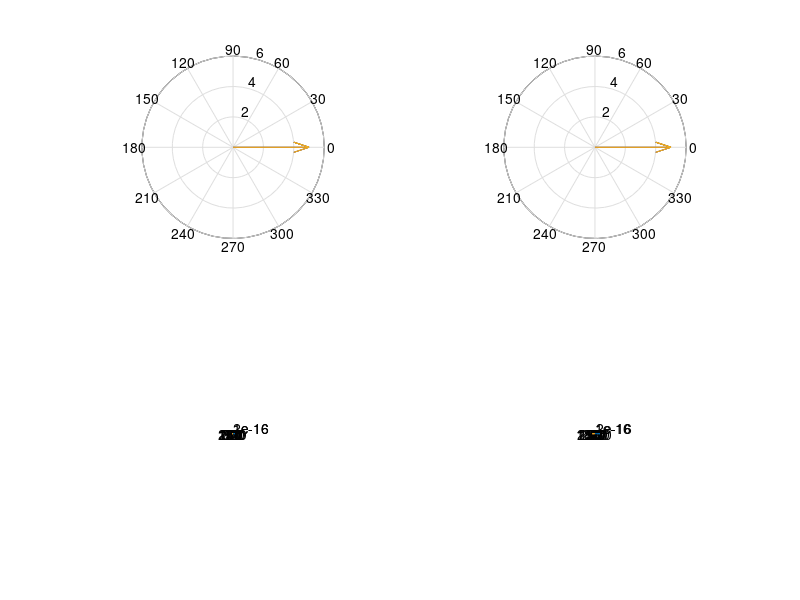

This chart was generated by the following MATLAB code:
clc
clear all
close all
ch = menu('Which form you went to input?','a+ib','exponantial');
if( ch ==1 )
    Va = input('Va = ');
    Vb = input('Vb = ');
    Vc = input('Vc = ');
   
    V =[Va;Vb;Vc];
   
    a = -.5 + (3^.5)*1i/2
    a2 = a*a;
    
    Va0=(Va+Vb+Vc)/3; %Zero sequence%
    Va1=(Va+a*Vb+a2*Vc)/3; %positive sequence%
    Va2=(Va+a2*Vb+a*Vc)/3; %negative Sequence%
    %--Relation between  'a' phase  to  other phase component---%
    Vb0 = Va0;
    Vc0 = Va0;
    Vb1 = a2*Va1;
    Vc1 = a*Va1;  
    Vb2 = a*Va2;
    Vc2 = a2*Va2;
    
    V0 = [Va0; Vb0; Vc0];   %zero symmetrical components%
    V1 = [Va1; Vb1; Vc1];   %positive symmetrical components%
    V2 = [Va2; Vb2; Vc2];   %negative symmetrical components%
    
    subplot(2,2,1);
    compass(V, '-');
    xlabel('Actual value');
    
    subplot(2,2,2);
    compass(V0, '-');
    xlabel('Zero sequence');
    
    subplot(2,2,3);
    compass(V1, '-');
    xlabel('Positive sequnce');
    
    subplot(2,2,4);
    compass(V2, '-');
    xlabel('Negative sequnce');
    
    
end
 
